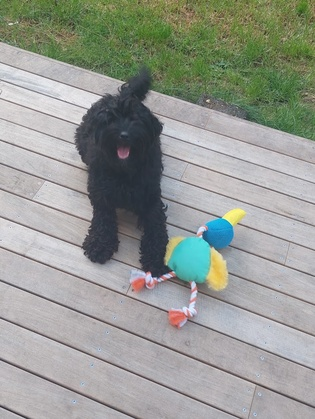
%> input picture TestPictures/Duck1.jpg, 315 x 419 px, shrunk from 884 x 1178 before the run
$ octave RankSimilarityTest.m   (GNU Octave 9; MATLAB toolbox functions it lacks are replaced by stand-ins)
%> lines starting %> are read from the running program, lines starting %| are printed output that depends on the picture
### FingerprintCollection/FingerprintCollection.m
function [collection] = FingerprintCollection(img_list,HashType,ResizeType)
%> called with HashType = 'DiffHash', ResizeType = 'Box'
%FingerprintCollection Creates a fingerprint for each inputted image
%   Input:
%       img_list: a m-by-1 list of strings that correspond to the filenames
%       of the images to find the fingerprint of
%
%       HashType: Character array 'AvgHash' or 'DiffHash' corresponding to
%       the two hashing algorithms
%
%       ResizeType: Character Array 'Box' or 'Nearest' Corresponding to the
%       two resizing algorithms box resizing and nearest resizing
%
%   Output:
%       collection: a m-by-1 cell array in which each cell contains a
%       1-by-64 logical array corresponding to a image fingerprint.
%
%Author: Shazeel Ali Sali153

[img_list_size,~] = size(img_list);
collection = cell(img_list_size,1);

for i=1:img_list_size
    collection{i} = ImageFingerprint(imread(img_list(i)),HashType,ResizeType);
end

end

### GreyscaleLuma/GreyscaleLuma.m
function [greyscale] = GreyscaleLuma(picture)
%GreyscaleLuma Takes a colourful rgb picture and turns it to greyscale
%Turns to greyscale using the formula (0.2126*r) + (0.7152*g) + (0.0722*b)
%
%   Input:
%       picture: m-by-n-by-3 uint8 img array corresonding to the colour
%       image to be greyscaled
%   Output:
%       greyscale: m-by-n-by-1 uint8 img array corresponding to the
%       greyscale image
%
%Author: Shazeel Ali Sali153

picture = double(picture);

[rows,columns,~] = size(picture);
%> rows = 419; columns = 315
greyscale = zeros(rows,columns);

for i=1:rows
    for j=1:columns
        r = picture(i,j,1);
        g = picture(i,j,2);
        b = picture(i,j,3);
        greyscale(i,j) = (0.2126 * r) + (0.7152 * g) + (0.0722 * b);
    end
end
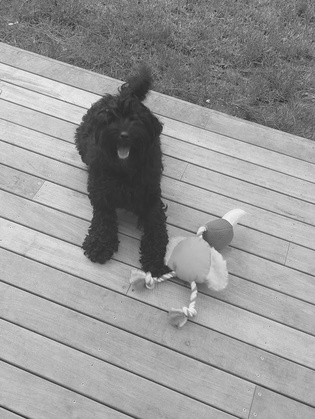
%> greyscale: size 419x315 double; min 36.37, max 245.6, mean 152.3

greyscale = uint8(greyscale);
%> greyscale: size 419x315 uint8
end

### ResizeBox/ResizeBox.m
function [resized] = ResizeBox(picture,sizes)
%> called with sizes = [8 9]
%ResizeBox Takes a image and resizes it using the resize Box algorithm,
% Takes a rgb or greyscale image and resizes it using the resize box
% algorithm. Cut up the larger image into p*q amount of even boxes, each box
% corresponds to a pixel in the new image , then average the values in each
% box to find the new value of the correspondign image
%
%   Input:
%       picture: m-by-n-by-o uint8 img array corresonding to the image to
%       be resized
%       sizes: 1-by-2 array containing the new dimensions of the picture
%   Output:
%       Resized: p-by-q-by-o uint8 img array corresponding to the
%       resized image
%
%Author: Shazeel Ali Sali!53
picture = double(picture);
%> picture: size 419x315 double
[c_rows,c_columns,c_colours] = size(picture);
%> c_rows = 419; c_columns = 315; c_colours = 1

ratio_rows = c_rows/sizes(1);
%> ratio_rows = 52.38
ratio_columns = c_columns/sizes(2);
%> ratio_columns = 35

resized = zeros(sizes(1),sizes(2),c_colours);

for i=1:sizes(1)
    for j=1:sizes(2)
        %% Pixel Tie Breaking
        %if half or more of the pixel is within the ranges it is included
        %in the resizing of this segment

        % if top most row includes >= 50% of the pixel then include it
        top_row = round(i*ratio_rows);

        % if bottom most row includes >= 50% of the pixel then include it
        if ((i-1)*ratio_rows)+1 - floor((i-1)*ratio_rows+1) > 0.5
            bot_row = ceil((i-1)*ratio_rows+1);
        else
            bot_row = floor((i-1)*ratio_rows+1);
        end

        % if right most column includes >= 50% of the pixel then include it
        right_most_column = round(j*ratio_columns);

        % if left most column includes >= 50% of the pixel then include it
        if ((j-1)*ratio_columns)+1 - floor(((j-1)*ratio_columns)+1) > 0.5
            left_most_column = ceil((j-1)*ratio_columns+1);
        else
            left_most_column = floor((j-1)*ratio_columns+1);
        end

        % Set box boundaries
        row_borders = bot_row:top_row;
        column_borders = left_most_column:right_most_column;

        % Average all values in the box for every colour value
        averages = zeros(1,c_colours);
        for k=1:c_colours
            colours_array = picture(row_borders,column_borders,k);
            sum_to_avg = sum(colours_array,"all");
            avg = sum_to_avg/(length(row_borders)*length(column_borders));
            averages(1,k) = avg;
        end

        resized(i,j,1:c_colours) = averages;
    end
end
%> after the loop, averages = 165.5; bot_row = 368; left_most_column = 281; resized = [123 111.7 113.4 112.6 112.9 116.8 119.7 120.3 117.2; 202.7 189.9 162.3 101.5 111.1 109.9 111.1 103.1 108.3; 203 202.2 106.5 57.69 112 186.2 174.5 153.1 138.3; 185.7 192.9 117.6 50.15 90.86 182.3 192 190.6 190.5; 196.7 194.4 123.4 83.93 79.96 170.3 160.3 181.5 186.4; 185.2 180.7 175.3 166 138.3 155.8 168.7 175.8 179.7; 180 180.1 171.9 167.5 162.4 158.3 175.4 181.7 180.4; 176.8 174.2 172.6 167.5 168.3 171.9 170.1 167.6 165.5]

resized = uint8(resized);
%> resized = [123 112 113 113 113 117 120 120 117; 203 190 162 101 111 110 111 103 108; 203 202 107 58 112 186 174 153 138; 186 193 118 50 91 182 192 191 191; 197 194 123 84 80 170 160 181 186; 185 181 175 166 138 156 169 176 180; 180 180 172 168 162 158 175 182 180; 177 174 173 168 168 172 170 168 166]
end

### ImageFingerprint/ImageFingerprint.m
function [hash] = ImageFingerprint(pic,HashType,ResizeType)
%ImageFingerprint Creates image fingerprint given pic, hash typ and resize
%type
%   Input:
%       pic: a m-by-n-by-p uint8 array representing the image
%
%       HashType: Character array 'AvgHash' or 'DiffHash' corresponding to
%       the two hashing algorithms
%
%       ResizeType: Character Array 'Box' or 'Nearest' Corresponding to the
%       two resizing algorithms box resizing and nearest resizing
%
%   Output:
%       hash: a 1-by-64 logical array containing the image fingerprint,
%       which depends on selected hash and resize type
%
%Author: Shazeel Ali Sali153

pic = GreyscaleLuma(pic);

%% Set size of image for hashing
if(strcmp(HashType,"AvgHash"))
    resize_size = [8,8];
else
    resize_size = [8,9];

end

%% Resize Picture depending on resize type
if(strcmp(ResizeType,"Nearest"))
    resized_pic = ResizeNearest(pic,resize_size);
else
    resized_pic = ResizeBox(pic,resize_size);
%> resized_pic has the same summary as resized in ResizeBox
end

%% Hash Image depending on hashing type
if(strcmp(HashType,"AvgHash"))
    hash = AvgHash(resized_pic);
else
    hash = DiffHash(resized_pic);
end

end

### DiffHash/DiffHash.m
function [hash] = DiffHash(pic)
%DiffHash Calculate a has for a picture by comparing value fo cell with
%value to the column to its right, if value is greater than one on the
%right return a 1 if value is less than value to the right return a 0
%   Input:
%       pic: a m-by-(n+1) uint8 array representing the greyscale image
%   Output:
%       hash: a 1-by-mn logical row vector representing the differential
%       hash of the greyscale image
%Author: Shazeel Ali Sali153

%% Difference Comparison
pic = double(pic);
%> pic has the same summary as resized in ResizeBox
[rows,cols,~] = size(pic);
%> rows = 8; cols = 9
hash_array = zeros(rows,cols-1);
for i=1:rows
    for j=1:cols-1
        hash_array(i,j) =  (pic(i,j) >= pic(i,j+1));
    end
end
%> after the loop, hash_array = [1 0 1 1 0 0 1 1; 1 1 1 0 1 0 1 0; 1 1 1 0 0 1 1 1; 0 1 1 0 0 0 1 1; 1 1 1 1 0 1 0 0; 1 1 1 1 0 0 0 0; 1 1 1 1 1 0 0 1; 1 1 1 1 0 1 1 1]

%% Resize array from m-by-n to mn
hash = hash_array';
%> hash = [1 1 1 0 1 1 1 1; 0 1 1 1 1 1 1 1; 1 1 1 1 1 1 1 1; 1 0 0 0 1 1 1 1; 0 1 0 0 0 0 1 0; 0 0 1 0 1 0 0 1; 1 1 1 1 0 0 0 1; 1 0 1 1 0 0 1 1]
hash = hash(:);
%> hash = 64 values, max 1 at index 1, min 0 at index 2, mean 0.656
hash=logical(hash');
%> hash = 64 logical values, 42 true
end

### RankSimilarity.m
function [] = RankSimilarity(search_img,filenames,collection,display)
%RankSimilarity Ranks Similarity of search image to images in collection
%Using Image fingerprinting techniques we compare the search image
%fingerprint and the fingerprints in the collection using the hamming
%distance algorithm, lower hamming distance greateer the similarity
%
%   Input:
%       search_img: 1-by-64 logical array containting the fingerprint of
%       the search image
%
%       filenames: a m-by-1 list of strings that correspond to the filenames
%       of the images.
%
%       collection: a m-by-1 cell array containing all the fingerprints of
%       the images corresponding to filenames
%
%       display: the length of ranking list to display
%
%   Output:
%       No variable output but displays n lines of highest ranking hamming
%       distances in form {rank_num}. {hamming_distance} - {filename}
%
%Author: Shazeel Ali Sali153

addpath("AvgHash\","DiffHash\","DispFP\","FingerprintCollection\","GreyscaleLuma\","HammingDistance\","ImageFingerprint\","ResizeBox\","ResizeNearest\","TestPictures\")
%% Calculate hamming distances for all pictures
[list_length] = size(filenames);
hamming_distances = zeros(list_length);
for i=1:list_length
    hamming_distances(i) = HammingDistance(search_img,collection{i});
end

%% Sorts the hamming distance indices from highest hamming distance to
% lowest
ranked_list = [];
for i=0:64
    indices = find(hamming_distances == i);
    for j=1:length(indices)
        ranked_list = [ranked_list; indices(j)];
    end
end

%% Display ranking
display = round(display);
% Gets number of digits of display to format ranking column properly
ranking_number_format = length(num2str(display));
for i=1:display
    indice = ranked_list(i);
    % Right justify the ranking number depending on digits in display
    ranking_number_string = sprintf("%" + ranking_number_format +"d",i);
    hamming_distance_str = sprintf("%2d",hamming_distances(indice));
    fprintf(ranking_number_string + ". "+ hamming_distance_str + " - "...
            + filenames(indice) + "\n")
end

end

### HammingDistance/HammingDistance.m
function [hammingDistance] = HammingDistance(fp_one,fp_two)
%HammingDistance Calculates the hamming distance of two different fingerprints
% by comparing each bit, if the bits are different then hamming distance
% increases, the greater the hamming distance the more different the
% fingerprints
%   Input:
%       fp_one: 1-by-n row vector to correspond to the first fingerprint to
%       be compared
%       fp_two: 1-by-n row vector to correspond to the second fingerprint
%       to be compared
%
%   Outputs:
%       HammingDistance: The calculated hamming distance as a single
%       integer
%
% Author: Shazeel Ali Sali153

hammingDistance = 0;
for i=1:length(fp_one)
    if fp_one(i) ~= fp_two(i)
        hammingDistance = hammingDistance + 1;
    end
end

### RankSimilarityTest.m
filenames = ["TestPictures/Duck1.jpg"; "TestPictures/Duck2.jpg"; "TestPictures/Rosie.jpg"; "TestPictures/RosieWithBall.jpg"];
fp_collection = FingerprintCollection(filenames, 'DiffHash', 'Box');
%> pass 2 of the loop in FingerprintCollection, `for i=1:img_list_size`:
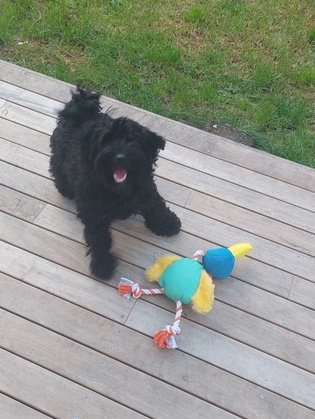
%> input picture TestPictures/Duck2.jpg, 315 x 419 px, shrunk from 884 x 1178 before the run
%> after the loop in GreyscaleLuma (call 2), `for i=1:rows`:
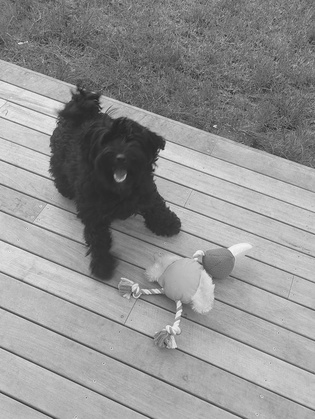
%> greyscale: size 419x315 double; min 33.23, max 245.1, mean 146.6
%> pass 3 of the loop in FingerprintCollection, `for i=1:img_list_size`:
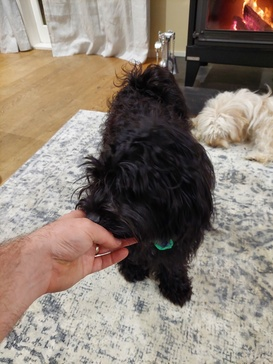
%> input picture TestPictures/Rosie.jpg, 273 x 364 px, shrunk from 768 x 1024 before the run
%> after the loop in GreyscaleLuma (call 3), `for i=1:rows`:
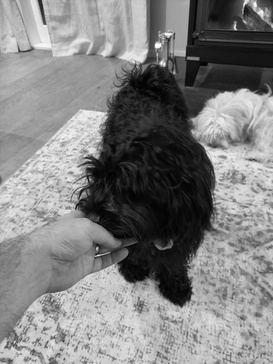
%> greyscale: size 364x273 double; min 0, max 255, mean 129.1
%> the loop made 4 passes; the first 3 are shown
deck_rosie = imread("TestPictures/DeckRosie.jpg");
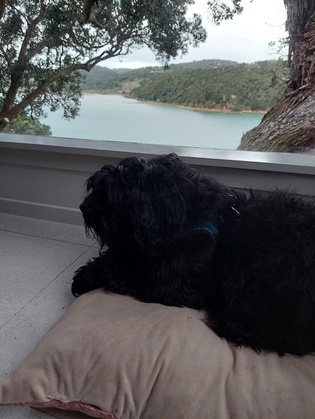
%> input picture TestPictures/DeckRosie.jpg, 315 x 419 px, shrunk from 884 x 1178 before the run
%> deck_rosie is the input picture: size 419x315x3 uint8; mean R, G, B 89.9, 89.9, 91.2
deck_rosie_fp = ImageFingerprint(deck_rosie, 'DiffHash', 'Box');
%> deck_rosie_fp = 64 logical values, 33 true
RankSimilarity(deck_rosie_fp, filenames, fp_collection, 4);
%> the run ends on the next line
